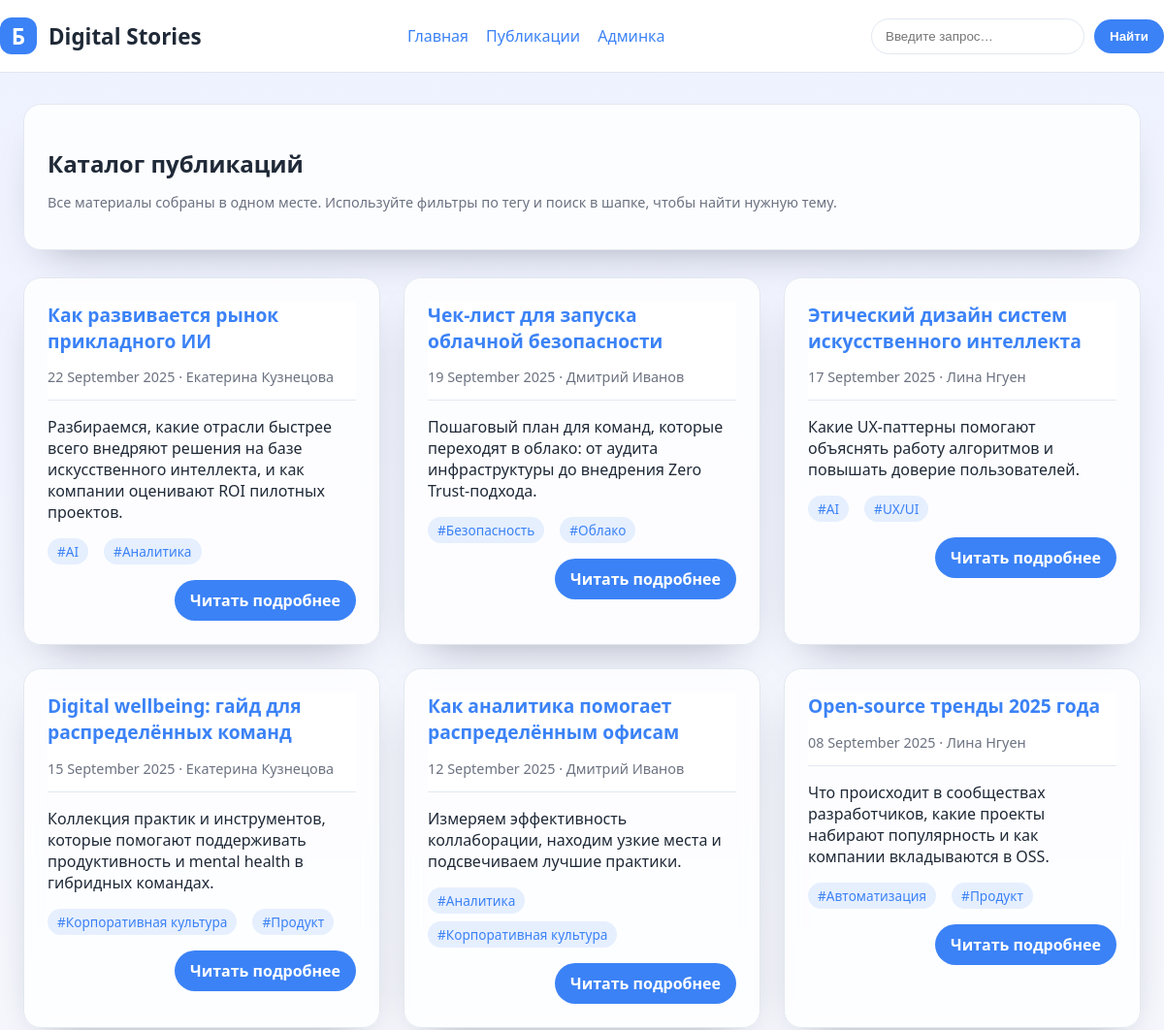
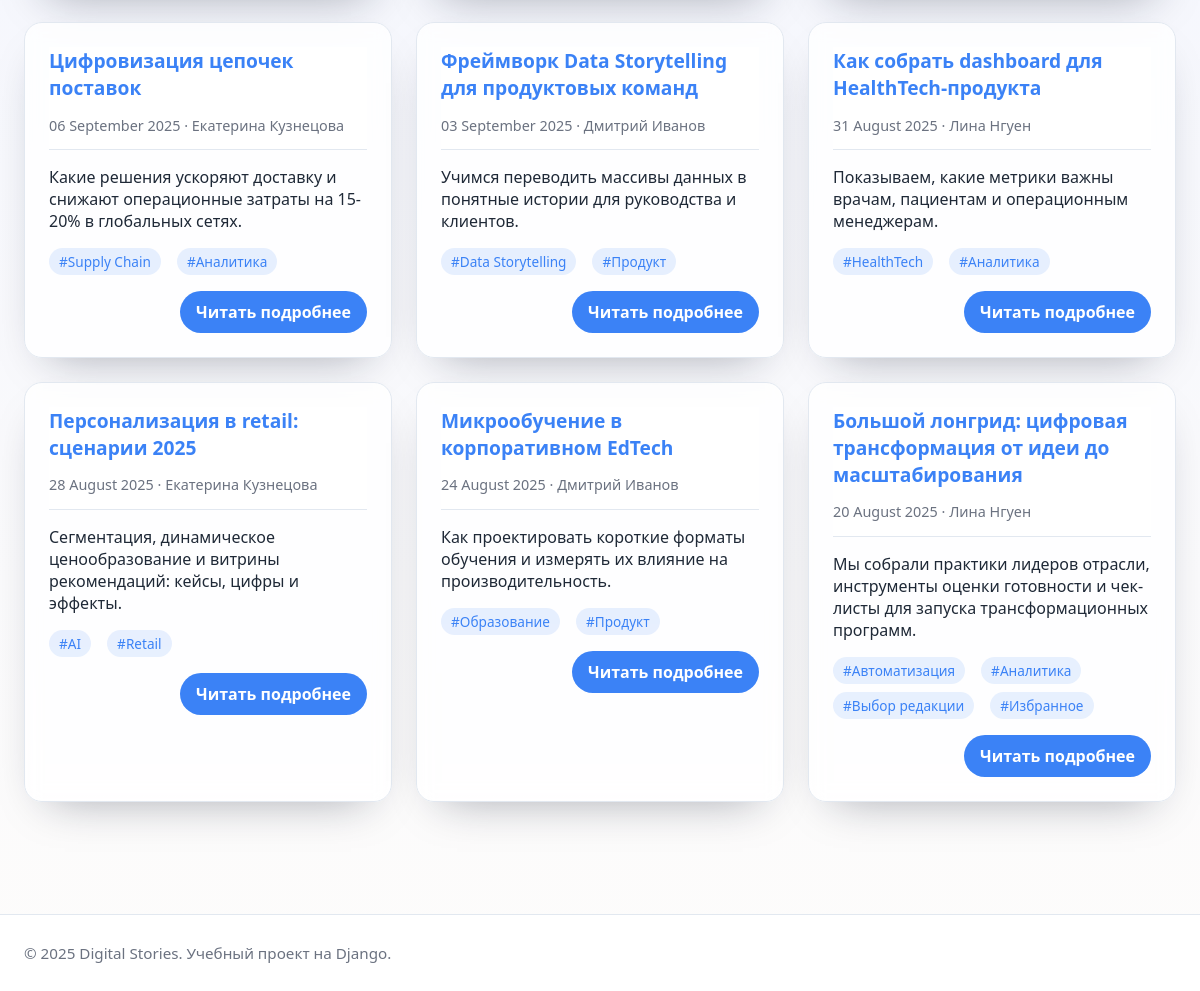
/posts/, run on the app's committed database (2 pictures, top to bottom).
### blog/models.py (models this page shows, shortened)
class Post(models.Model):
    Status = PostStatus
    title = models.CharField('Заголовок', max_length=250)
    slug = models.SlugField('URL-метка', max_length=250, unique_for_date='publish')
    author = models.ForeignKey(
        User,
        on_delete=models.CASCADE,
        related_name='blog_posts',
        verbose_name='Автор',
    )
    body = models.TextField('Содержимое')
    publish = models.DateTimeField('Дата публикации', default=timezone.now)
    created = models.DateTimeField('Создано', auto_now_add=True)
    updated = models.DateTimeField('Обновлено', auto_now=True)
    status = models.CharField(
        'Статус',
        max_length=2,
        choices=Status.choices,
        default=Status.DRAFT,
    )
    tags = models.ManyToManyField(
        Tag,
        verbose_name='Теги',
        related_name='posts',
        blank=True,
    )
    objects = PostManager()
    published = PublishedManager()
    class Meta:
        ordering = ['-publish']
        verbose_name = 'Пост'
        verbose_name_plural = 'Посты'
        indexes = [
            models.Index(fields=['-publish'], name='blog_post_publish_idx'),
        ]
    def get_absolute_url(self):
        return reverse(
            'blog:post_detail',
            args=[self.publish.year, self.publish.month, self.publish.day, self.slug],
        )

class Tag(models.Model):
    name = models.CharField('Название', max_length=50, unique=True)
    slug = models.SlugField('URL-метка', max_length=50, unique=True)
    class Meta:
        ordering = ('name',)
        verbose_name = 'Тег'
        verbose_name_plural = 'Теги'
        indexes = [
            models.Index(fields=('name',), name='blog_tag_name_idx'),
        ]
    objects = TagQuerySet.as_manager()

### blog/views.py (the view)
# urls.py: path('posts/', views.post_list, name='post_list'),
def post_list(request):
    tag_slug = request.GET.get('tag')
    posts = Post.published.select_related('author').prefetch_related('tags')
    active_tag = None
    if tag_slug:
        active_tag = get_object_or_404(Tag, slug=tag_slug)
        posts = posts.filter(tags__slug=tag_slug)
    posts = posts.order_by('-publish')
    return render(
        request,
        'blog/post/list.html',
        {
            'posts': posts,
            'search_form': SearchForm(),
            'active_tag': active_tag,
        },
    )

### blog/forms.py
class SearchForm(forms.Form):
    q = forms.CharField(
        label='Поиск по публикациям',
        max_length=100,
        required=False,
        widget=forms.TextInput(
            attrs={
                'placeholder': 'Введите запрос…',
                'class': 'search-input',
            }
        ),
    )

### blog/models.py (called while the page is built)
    def published(self):
        return self.filter(status=Post.Status.PUBLISHED)

    def get_queryset(self):
        return super().get_queryset().published()

### blog/templates/blog/post/list.html (shortened to what this page needs)
{% extends "blog/base.html" %}
{% block content %}
<section class="card" style="margin-bottom: 28px;">
    <h1 style="margin-bottom: 8px;">Каталог публикаций</h1>
    <p class="meta">
        Все материалы собраны в одном месте. Используйте фильтры по тегу и поиск в шапке, чтобы найти нужную тему.
    </p>
</section>
{% if posts %}
<section class="grid two">
    {% for post in posts %}
    <article class="card">
        <header>
            <h2 style="margin-bottom: 4px;"><a href="{{ post.get_absolute_url }}">{{ post.title }}</a></h2>
            <p class="meta">{{ post.publish|date:"d E Y" }} · {{ post.author.get_full_name|default:post.author.username }}</p>
        </header>
        <p>{{ post.body|truncatewords:40 }}</p>
        <div style="display:flex; flex-wrap:wrap; gap:8px; margin-top:12px;">
            {% for tag in post.tags.all %}
            <a class="tag-pill" href="{% url 'blog:post_list' %}?tag={{ tag.slug }}">#{{ tag.name }}</a>
            {% empty %}
            <span class="meta">Без тегов</span>
            {% endfor %}
        </div>
        <div class="widget-footer">
            <a class="button" href="{{ post.get_absolute_url }}">Читать подробнее</a>
        </div>
    </article>
    {% endfor %}
</section>
{% else %}
<div class="card empty">
    Публикации отсутствуют. Загляните позже!
</div>
{% endif %}
{% endblock %}

### blog/templates/blog/base.html (style rules this page uses)
:root { color-scheme: light dark; --bg-color: #f5f7fb; --text-color: #1f2937; --primary-color: #3b82f6; --secondary-color: #f97316; --card-bg: #ffffffcc; --border-color: #e2e8f0; --muted-color: #6b7280; }
* { box-sizing: border-box; }
body { margin: 0; font-family: 'Segoe UI', Roboto, sans-serif; background: linear-gradient(180deg, #eef2ff 0%, #fdfcfb 100%); color: var(--text-color); min-height: 100vh; }
a { color: var(--primary-color); text-decoration: none; }
header { background: #fff; backdrop-filter: blur(12px); border-bottom: 1px solid var(--border-color); position: sticky; top: 0; z-index: 10; }
.search-input { padding: 10px 14px; border-radius: 999px; border: 1px solid var(--border-color); min-width: 220px; }
.button { display: inline-flex; align-items: center; justify-content: center; padding: 10px 16px; border-radius: 999px; border: none; background: var(--primary-color); color: #fff; font-weight: 600; cursor: pointer; }
.grid { display: grid; gap: 24px; }
.grid.two { grid-template-columns: repeat(auto-fit, minmax(320px, 1fr)); }
.card { padding: 24px; background: var(--card-bg); border-radius: 18px; border: 1px solid var(--border-color); backdrop-filter: blur(8px); box-shadow: 0 20px 45px -25px rgba(15, 23, 42, 0.4); }
.card h2 { margin-top: 0; margin-bottom: 12px; font-size: 1.2rem; }
.meta { color: var(--muted-color); font-size: 0.9rem; }
.tag-pill { display: inline-flex; align-items: center; padding: 4px 10px; border-radius: 999px; background: rgba(59, 130, 246, 0.12); color: var(--primary-color); font-size: 0.85rem; margin-right: 8px; }
.widget-footer { margin-top: 16px; display: flex; justify-content: flex-end; }

### data on the page
Post: title "Как развивается рынок прикладного ИИ", publish "22 September 2025", author.get_full_name "Екатерина Кузнецова", body "Разбираемся, какие отрасли быстрее всего внедряют решения на базе искусственного интеллекта, и как компании оценивают ROI пилотных проектов."
Tag: name "AI"
Tag: name "Аналитика"
Post: title "Чек-лист для запуска облачной безопасности", publish "19 September 2025", author.get_full_name "Дмитрий Иванов", body "Пошаговый план для команд, которые переходят в облако: от аудита инфраструктуры до внедрения Zero Trust-подхода."
Tag: name "Безопасность"
Tag: name "Облако"
Post: title "Этический дизайн систем искусственного интеллекта", publish "17 September 2025", author.get_full_name "Лина Нгуен", body "Какие UX-паттерны помогают объяснять работу алгоритмов и повышать доверие пользователей."
Tag: name "UX/UI"
Post: title "Digital wellbeing: гайд для распределённых команд", publish "15 September 2025", author.get_full_name "Екатерина Кузнецова", body "Коллекция практик и инструментов, которые помогают поддерживать продуктивность и mental health в гибридных командах."
Tag: name "Корпоративная культура"
Tag: name "Продукт"
Post: title "Как аналитика помогает распределённым офисам", publish "12 September 2025", author.get_full_name "Дмитрий Иванов", body "Измеряем эффективность коллаборации, находим узкие места и подсвечиваем лучшие практики."
Post: title "Open-source тренды 2025 года", publish "08 September 2025", author.get_full_name "Лина Нгуен", body "Что происходит в сообществах разработчиков, какие проекты набирают популярность и как компании вкладываются в OSS."
Tag: name "Автоматизация"
Post: title "Цифровизация цепочек поставок", publish "06 September 2025", author.get_full_name "Екатерина Кузнецова", body "Какие решения ускоряют доставку и снижают операционные затраты на 15-20% в глобальных сетях."
Tag: name "Supply Chain"
Post: title "Фреймворк Data Storytelling для продуктовых команд", publish "03 September 2025", author.get_full_name "Дмитрий Иванов", body "Учимся переводить массивы данных в понятные истории для руководства и клиентов."
Tag: name "Data Storytelling"
Post: title "Как собрать dashboard для HealthTech-продукта", publish "31 August 2025", author.get_full_name "Лина Нгуен", body "Показываем, какие метрики важны врачам, пациентам и операционным менеджерам."
Tag: name "HealthTech"
Post: title "Персонализация в retail: сценарии 2025", publish "28 August 2025", author.get_full_name "Екатерина Кузнецова", body "Сегментация, динамическое ценообразование и витрины рекомендаций: кейсы, цифры и эффекты."
Tag: name "Retail"
Post: title "Микрообучение в корпоративном EdTech", publish "24 August 2025", author.get_full_name "Дмитрий Иванов", body "Как проектировать короткие форматы обучения и измерять их влияние на производительность."
Tag: name "Образование"
Post: title "Большой лонгрид: цифровая трансформация от идеи до масштабирования", publish "20 August 2025", author.get_full_name "Лина Нгуен", body "Мы собрали практики лидеров отрасли, инструменты оценки готовности и чек-листы для запуска трансформационных программ."
Tag: name "Выбор редакции"
Tag: name "Избранное"
